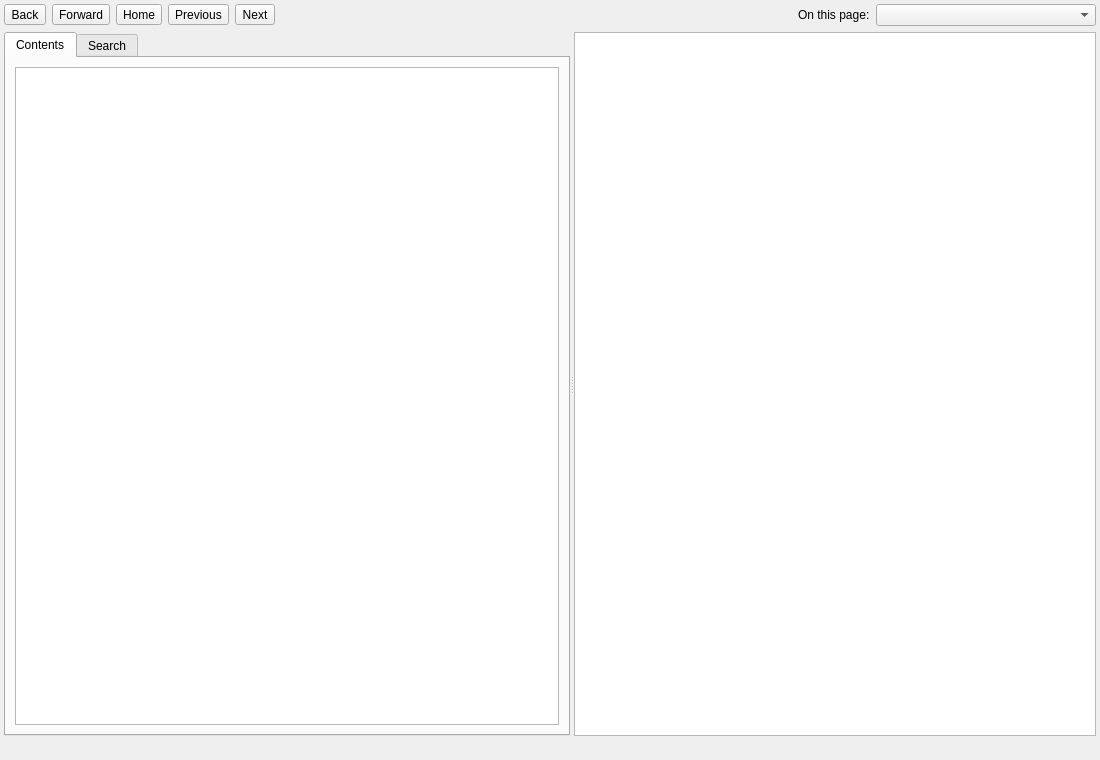
<?xml version="1.0" encoding="UTF-8"?>
<ui version="4.0">
 <class>HelpWindow</class>
 <widget class="QWidget" name="HelpWindow">
  <property name="geometry"><rect><x>0</x><y>0</y><width>1100</width><height>760</height></rect></property>
  <property name="windowTitle"><string>Resonant Help</string></property>
  <layout class="QVBoxLayout" name="mainLayout" stretch="0,1,0">
   <property name="leftMargin"><number>4</number></property>
   <property name="topMargin"><number>4</number></property>
   <property name="rightMargin"><number>4</number></property>
   <property name="bottomMargin"><number>4</number></property>
   <item>
    <layout class="QHBoxLayout" name="toolLayout">
     <item><widget class="QToolButton" name="backButton"><property name="text"><string>Back</string></property><property name="toolTip"><string>Back (Alt+Left)</string></property></widget></item>
     <item><widget class="QToolButton" name="forwardButton"><property name="text"><string>Forward</string></property><property name="toolTip"><string>Forward (Alt+Right)</string></property></widget></item>
     <item><widget class="QToolButton" name="homeButton"><property name="text"><string>Home</string></property></widget></item>
     <item><widget class="QToolButton" name="previousButton"><property name="text"><string>Previous</string></property><property name="toolTip"><string>The previous topic in reading order</string></property></widget></item>
     <item><widget class="QToolButton" name="nextButton"><property name="text"><string>Next</string></property><property name="toolTip"><string>The next topic in reading order</string></property></widget></item>
     <item><widget class="QLabel" name="breadcrumbLabel"><property name="text"><string/></property><property name="sizePolicy"><sizepolicy hsizetype="Expanding" vsizetype="Preferred"><horstretch>1</horstretch><verstretch>0</verstretch></sizepolicy></property></widget></item>
     <item><widget class="QLabel" name="tocLabel"><property name="text"><string>On this page:</string></property></widget></item>
     <item><widget class="QComboBox" name="tocCombo"><property name="minimumSize"><size><width>220</width><height>0</height></size></property></widget></item>
    </layout>
   </item>
   <item>
    <widget class="QSplitter" name="splitter">
     <property name="orientation"><enum>Qt::Horizontal</enum></property>
     <widget class="QTabWidget" name="navTabs">
      <property name="currentIndex"><number>0</number></property>
      <widget class="QWidget" name="contentsTab">
       <attribute name="title"><string>Contents</string></attribute>
       <layout class="QVBoxLayout" name="contentsLayout">
        <item><widget class="QTreeWidget" name="contentsTree"><property name="headerHidden"><bool>true</bool></property><column><property name="text"><string>Topic</string></property></column></widget></item>
       </layout>
      </widget>
      <widget class="QWidget" name="searchTab">
       <attribute name="title"><string>Search</string></attribute>
       <layout class="QVBoxLayout" name="searchLayout">
        <item><widget class="QLineEdit" name="searchEdit"><property name="placeholderText"><string>Search the help (offline)</string></property><property name="clearButtonEnabled"><bool>true</bool></property></widget></item>
        <item><widget class="QListWidget" name="resultsList"/></item>
        <item><widget class="QLabel" name="resultsLabel"><property name="text"><string/></property></widget></item>
       </layout>
      </widget>
     </widget>
     <widget class="QTextBrowser" name="articleView">
      <property name="openLinks"><bool>false</bool></property>
     </widget>
    </widget>
   </item>
   <item><widget class="QLabel" name="statusLabel"><property name="text"><string/></property></widget></item>
  </layout>
 </widget>
 <resources/>
 <connections/>
</ui>
